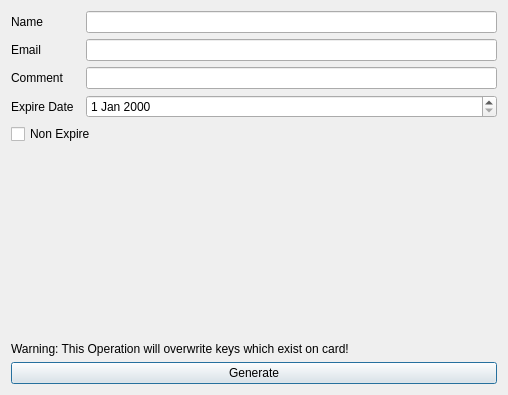
<?xml version="1.0" encoding="UTF-8"?>
<ui version="4.0">
 <class>GenerateCardKeyDialog</class>
 <widget class="QDialog" name="GenerateCardKeyDialog">
  <property name="geometry">
   <rect>
    <x>0</x>
    <y>0</y>
    <width>508</width>
    <height>395</height>
   </rect>
  </property>
  <property name="windowTitle">
   <string>Card Key Generation</string>
  </property>
  <layout class="QHBoxLayout" name="horizontalLayout">
   <item>
    <layout class="QVBoxLayout" name="verticalLayout">
     <item>
      <layout class="QGridLayout" name="gridLayout">
       <item row="1" column="0">
        <widget class="QLabel" name="label">
         <property name="text">
          <string>Name</string>
         </property>
        </widget>
       </item>
       <item row="4" column="0">
        <widget class="QLabel" name="label_4">
         <property name="text">
          <string>Expire Date</string>
         </property>
        </widget>
       </item>
       <item row="3" column="0">
        <widget class="QLabel" name="label_3">
         <property name="text">
          <string>Comment</string>
         </property>
        </widget>
       </item>
       <item row="2" column="0">
        <widget class="QLabel" name="label_2">
         <property name="text">
          <string>Email</string>
         </property>
        </widget>
       </item>
       <item row="1" column="2">
        <widget class="QLineEdit" name="nameEdit"/>
       </item>
       <item row="2" column="2">
        <widget class="QLineEdit" name="emailEdit"/>
       </item>
       <item row="5" column="0" colspan="3">
        <widget class="QCheckBox" name="nonExpireCheckBox">
         <property name="text">
          <string>Non Expire</string>
         </property>
        </widget>
       </item>
       <item row="3" column="2">
        <widget class="QLineEdit" name="commentEdit"/>
       </item>
       <item row="4" column="2">
        <widget class="QDateEdit" name="dateEdit"/>
       </item>
      </layout>
     </item>
     <item>
      <spacer name="verticalSpacer">
       <property name="orientation">
        <enum>Qt::Orientation::Vertical</enum>
       </property>
       <property name="sizeHint" stdset="0">
        <size>
         <width>20</width>
         <height>40</height>
        </size>
       </property>
      </spacer>
     </item>
     <item>
      <widget class="QLabel" name="errLabel">
       <property name="text">
        <string/>
       </property>
      </widget>
     </item>
     <item>
      <widget class="QLabel" name="label_5">
       <property name="text">
        <string>Warning: This Operation will overwrite keys which exist on card!</string>
       </property>
      </widget>
     </item>
     <item>
      <widget class="QPushButton" name="generateButton">
       <property name="text">
        <string>Generate</string>
       </property>
      </widget>
     </item>
    </layout>
   </item>
  </layout>
 </widget>
 <resources/>
 <connections/>
</ui>
